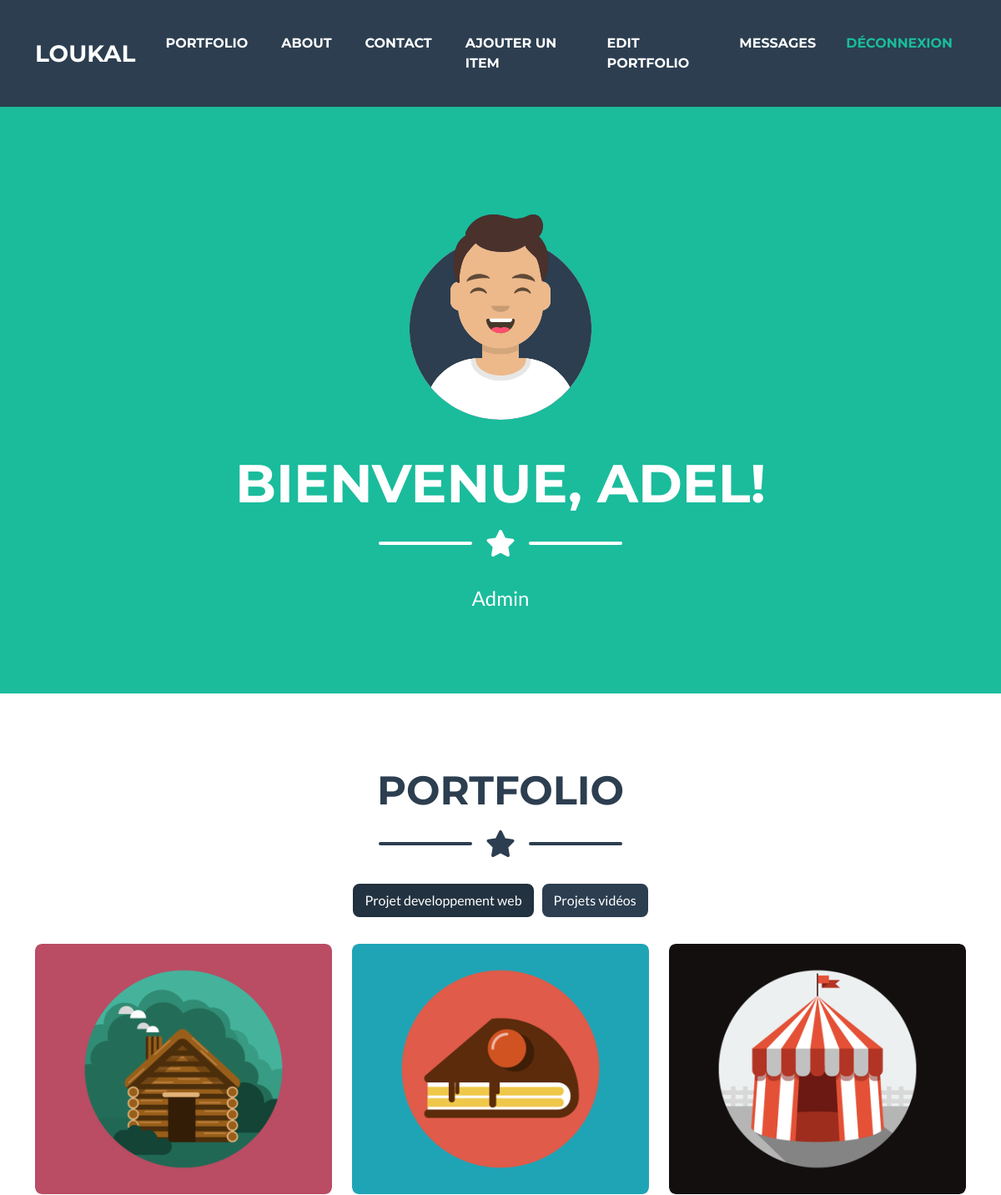
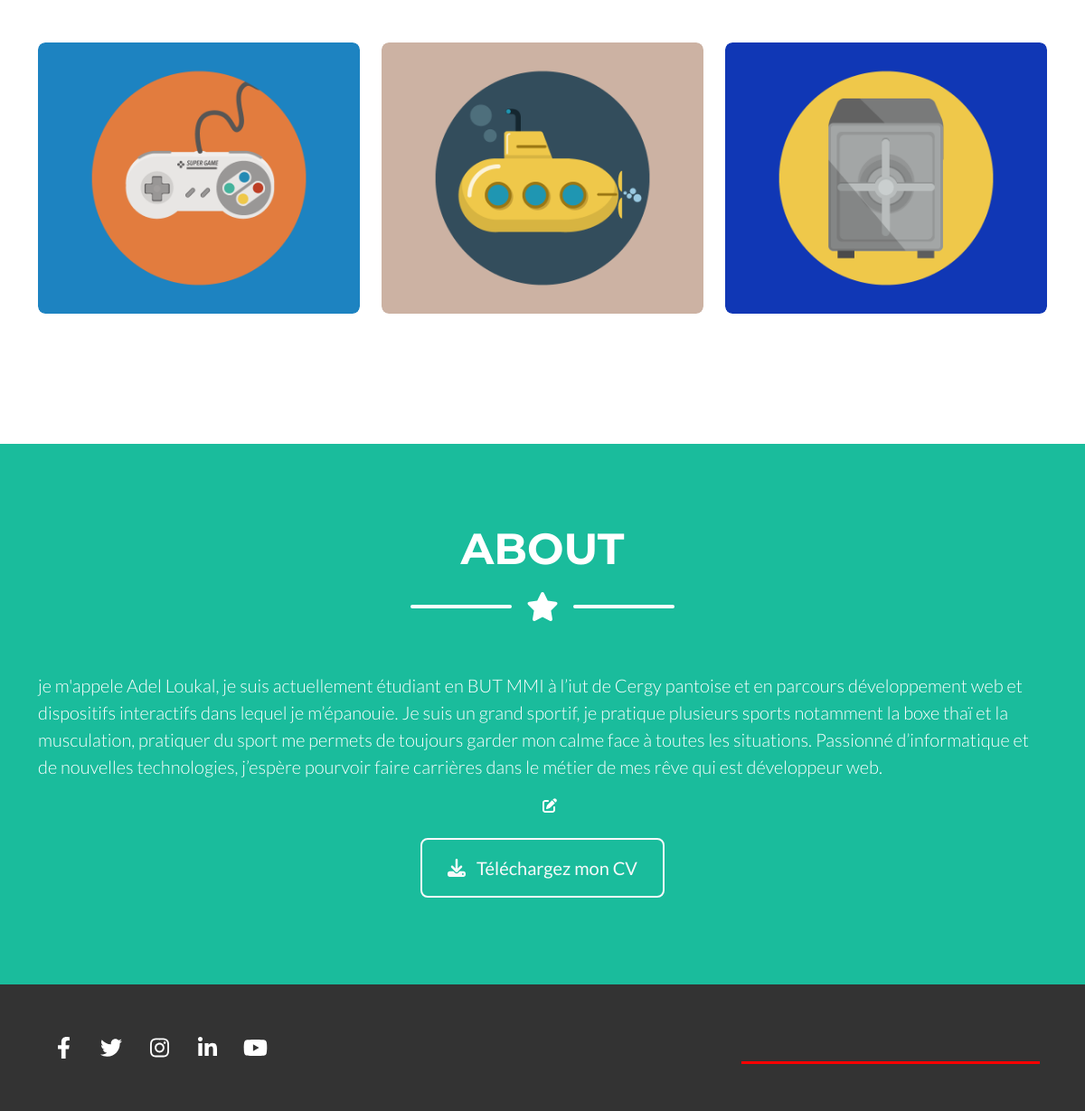
/index.php (signed in), run on the app's committed database (2 pictures, top to bottom).
### tables this page shows
CREATE TABLE `portfolio` (
  `id` int(11) NOT NULL,
  `titre` varchar(255) DEFAULT NULL,
  `image` varchar(255) NOT NULL,
  `description` text NOT NULL,
  `categorie` varchar(255) NOT NULL
);

CREATE TABLE `About` (
  `id` int(11) NOT NULL,
  `nom` varchar(100) NOT NULL,
  `prenom` varchar(100) NOT NULL,
  `fonction` varchar(150) NOT NULL,
  `description` text NOT NULL
);

### section-portfolio.php (the view, shortened to what this page needs)
<!DOCTYPE html>
<html lang="en">
<head>
    <link href="css/styles.css" rel="stylesheet" />
</head>
<?php
$host = 'localhost';
$dbname = 'nom_etudiant_portfolio';
$username = 'root';
$password = 'root';
try {
    $bdd = new PDO("mysql:host=$host;dbname=$dbname", $username, $password);
    $bdd->setAttribute(PDO::ATTR_ERRMODE, PDO::ERRMODE_EXCEPTION);
} catch (PDOException $e) {
    echo "Erreur : " . $e->getMessage();
}
$req = $bdd->query("SELECT * FROM portfolio");
$donnees = $req->fetchAll(PDO::FETCH_ASSOC);
?>
<section class="page-section portfolio" id="images-section">
    <div class="container">
        <h2 class="page-section-heading text-center text-uppercase text-secondary mb-0">Portfolio</h2>
        <div class="divider-custom">
            <div class="divider-custom-line"></div>
            <div class="divider-custom-icon">
                <i class="fas fa-star"></i>
            </div>
            <div class="divider-custom-line"></div>
        </div>
        <center>
            <div class="container">
                <div class="d-flex justify-content-center mb-2" role="group" aria-label="Filtrer les éléments">
                    <a href="index.php#images-section"><button type="button" class="btn btn-secondary btn-filter active"
                            data-filter="all">Projet developpement web</button></a>
                    <span style="width:10px;"></span>
                    <a href="section—video.php#videos-section"><button type="button"
                            class="btn btn-secondary btn-filter" data-filter="video">Projets vidéos</button></a>
                </div>
            </div>
        </center> <br>
        <div class="row justify-content-center portfolio-items">
            <?php foreach ($donnees as $donnee): ?>
                <div class="col-md-6 col-lg-4 mb-5 portfolio-item" data-filter="<?= $donnee['categorie'] ?>">
                    <div class="portfolio-item mx-auto" data-bs-toggle="modal"
                        data-bs-target="#portfolioModal<?= $donnee['id'] ?>" id="portfolio<?= $donnee['id'] ?>">
                        <img class="img-fluid rounded" src="assets/img/portfolio/<?= $donnee['image'] ?>"
                            alt="<?= $donnee['titre'] ?>" style="object-fit: cover; width: 100%; height: 300px;">
                    </div>
                </div>
            <?php endforeach; ?>
        </div>
    </div>
</section>

### About.php (shortened to what this page needs)
<?php
include_once('PDOconfig.php');
?>
<!DOCTYPE html>
<html lang="en">
<head>
    <link href="css/styles.css" rel="stylesheet" />
</head>
<section class="page-section bg-primary text-white mb-0" id="about">
    <div class="container">
        <h2 class="page-section-heading text-center text-uppercase text-white">
            About
        </h2>
        <div class="divider-custom divider-light">
            <div class="divider-custom-line"></div>
            <div class="divider-custom-icon"><i class="fas fa-star"></i></div>
            <div class="divider-custom-line"></div>
        </div> <br>
        <div class="row">
            <div class="ms-auto">
                <?php
                $query = $connexion->query("SELECT * FROM about");
                $row = $query->fetch();
                ?>
                <p class="lead">
                    <?php echo $row['description']; ?>
                </p>
                <center>
                    <?php
                    if (isset($_SESSION['username']) && !empty($_SESSION['username'])) {
                        ?>
                        <a target="_blank" href="modifier_about.php"><i class="fas fa-edit ms-3 text-white"></i></a>
                        <?php
                    }
                    ?>
                </center>
            </div>
        </div>
        <div class="text-center mt-4">
            <a class="btn btn-xl btn-outline-light" download="assets/img/CV_Loukal_Adel.pdf" target="_blank"
                href="http://aloukal.alwaysdata.net/wp-content/uploads/2023/01/CV-2022-2023.pdf">
                <i class="fas fa-download me-2"></i>
                Téléchargez mon CV
            </a>
        </div>
    </div>
</section>

### data on the page
portfolio: image (picture)
portfolio: image (picture)
portfolio: image (picture)
portfolio: image (picture)
portfolio: image (picture)
portfolio: image (picture)
about: description "je m'appele Adel Loukal, je suis actuellement étudiant en BUT MMI à l’iut de Cergy pantoise et en parcours développement web et dispositifs interactifs dans lequel je m’épanouie. Je suis un grand sportif, je pratique plusieurs sports notamment la boxe thaï et la musculation, pratiquer du sport me permets de toujours garder mon calme face à toutes les situations. Passionné d’informatique et de nouvelles technologies, j’espère pourvoir faire carrières dans le métier de mes rêve qui est développeur web."

### other printed values
$_SESSION['username'] "ADEL"
